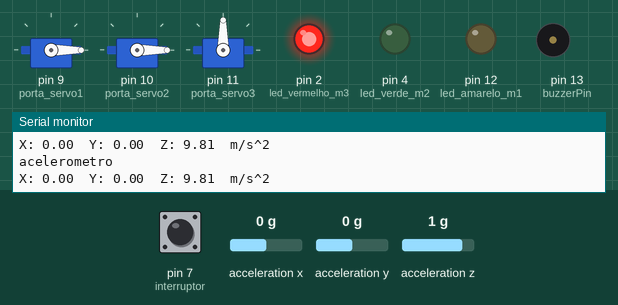
Recording of a sketch running on a simulated Arduino Uno, built with avr-gcc and run on an emulated ATmega328P. Parts: 3 × servo, output pins drawn as LEDs (lit = HIGH), buzzer (waves = sounding), the last lines printed to the serial monitor. Inputs (shaded band) come from the test bench; at power-on: pin 7 (interruptor) LOW, acceleration x 0 g, acceleration y 0 g, acceleration z 1 g.

Above: at 1.2 s.
1.3 s: pin 7 (interruptor) pulled HIGH for 0.15 s
At 1.8 s:
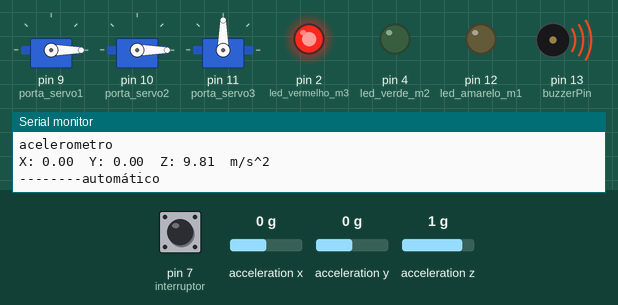
4.4 s: acceleration x set to 0.2 g
At 4.8 s:
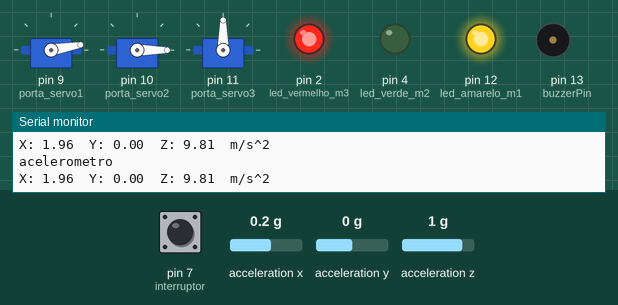
7.4 s: acceleration y set to 0.2 g
At 8.5 s:
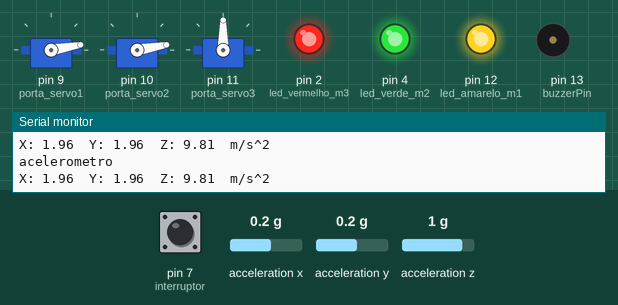
8.9 s: acceleration z set to -1.4 g
At 9.6 s:
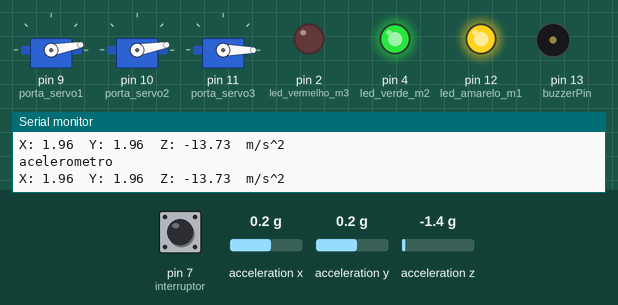
10.4 s: pin 7 (interruptor) pulled HIGH for 1 s
At 10.9 s:
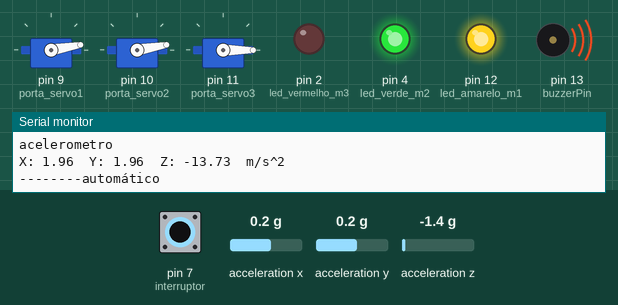
14.4 s: pin 7 (interruptor) pulled HIGH for 3.2 s
At 17.42 s:
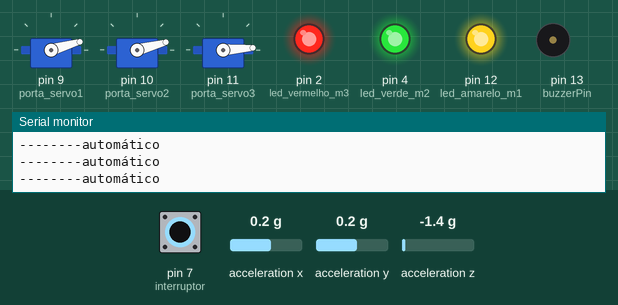
Timing chart, 0 to 19.1 s (numbered marks = the images above; inputs shaded):
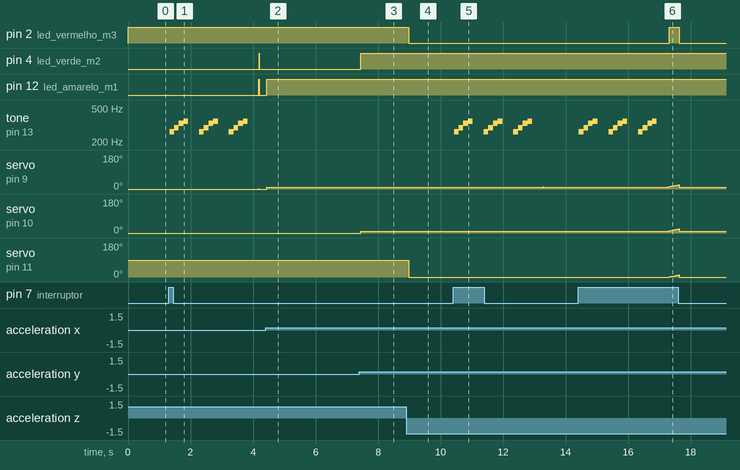

Measured:
- the behaviour switches between 0 and 0.1 g on acceleration x (found by bisection; images 1 and 2)
- the behaviour switches between 0 and 0.1 g on acceleration y (found by bisection; images 2 and 3)
- after the input at 1.3 s, pin 4 (led_verde_m2): LOW → HIGH after 2.9 s, → LOW 0.01 s later; pin 12 (led_amarelo_m1): LOW → HIGH after 2.9 s, → LOW 0.02 s later
- after the input at 4.4 s, pin 12 (led_amarelo_m1): LOW → HIGH at once; servo on pin 9 (porta_servo1): 0° → 10° at once
- after the input at 7.4 s, pin 4 (led_verde_m2): LOW → HIGH after 0.05 s; servo on pin 10 (porta_servo2): 0° → 10° after 0.05 s
- after the input at 8.9 s, pin 2 (led_vermelho_m3): HIGH → LOW after 0.08 s; servo on pin 11 (porta_servo3): 90° → 0° after 0.08 s
- after the input at 10.4 s, tone on pin 13 (buzzerPin): silent → 262 Hz at once, then repeats every 0.95 s: 294 Hz 0.15 s, 330 Hz 0.15 s, 349 Hz 0.15 s, silent 0.35 s, 262 Hz 0.15 s, until it stays silent from 12.9 s; servo on pin 9 (porta_servo1): 10° → 11° after 2.9 s, → 10° 0.02 s later
- after the input at 14.4 s, pin 2 (led_vermelho_m3): LOW → HIGH after 2.9 s, → LOW 0.32 s later; tone on pin 13 (buzzerPin): silent → 262 Hz at once, then repeats every 0.95 s: 294 Hz 0.15 s, 330 Hz 0.15 s, 349 Hz 0.15 s, silent 0.35 s, 262 Hz 0.15 s, until it stays silent from 16.9 s

The sketch:

spherical_parallel_actuator.ino
```cpp
// ##########################################################################
// ################## Spherical_Parallel_Actuator ###########################
// ##########################################################################

//http://fluxogramadigital.pt/project_arduino.html
//info@fluxogramadigital.pt


#include <Servo.h>
#include <Wire.h>
#include <Adafruit_Sensor.h>
#include <Adafruit_ADXL345_U.h>
Adafruit_ADXL345_Unified accel = Adafruit_ADXL345_Unified();

int i,j;

//leds
const int led_amarelo_m1=12; //motor1
const int led_verde_m2=4; //motor2
const int led_vermelho_m3=2; //motor3

const int interruptor=7;


//buzzer
const int buzzerPin=13;
const int tones[]={262, 294, 330, 349};
bool parar_alarme;

Servo ServoMotor1;
Servo ServoMotor2;
Servo ServoMotor3;

int acel_X;
int acel_Y;
int acel_Z;

const int porta_servo1=9;
const int porta_servo2=10;
const int porta_servo3=11;

int pos_inicial=0;

int angulo_m1=0;
int angulo_m2=0;
int angulo_m3=0;

//## movimento automático ##
int pos_final_m1=110;
int pos_final_m2=70;
int pos_final_m3=50;

int delay_m1=10;
int delay_m2=10;
int delay_m3=10;
//###############


void setup(){

  pinMode(interruptor, INPUT); //--interruptor

  pinMode(led_amarelo_m1, OUTPUT); // ---leds
  pinMode(led_verde_m2, OUTPUT);
  pinMode(led_vermelho_m3, OUTPUT);

  pinMode(buzzerPin, OUTPUT); //-- buzzer

  Serial.begin(9600);

  preparar_servo_motores();

  detetar_acelerometro();

  parar_alarme=false;

}

void loop(){

  if ((digitalRead(interruptor) == true)) {
    Serial.println("--------automático");
    //tocar alarme de aviso para inicio de movimentação automática
    alarme();

    //###########  mover automáticamente  ###########
    mover_m1();
    mover_m2();
    mover_m3();


    } else if ((digitalRead(interruptor) == false)) {
      Serial.println("acelerometro");
      //###########  mover com acelerometro  ###########
      mover_com_acelerometro();
      parar_alarme=false;


    }


}

void mover_com_acelerometro(){
  //---------- acelerometro
  sensors_event_t event;
  accel.getEvent(&event);
  Serial.print("X: "); Serial.print(event.acceleration.x); Serial.print("  ");
  Serial.print("Y: "); Serial.print(event.acceleration.y); Serial.print("  ");
  Serial.print("Z: "); Serial.print(event.acceleration.z); Serial.print("  ");
  Serial.println("m/s^2 ");
  //delay(100);

//controlar os leds de acordo com o motor que vai ser ativado
  if(event.acceleration.x>0){ //MOTOR1
    digitalWrite(led_amarelo_m1, HIGH);
  }else{
    digitalWrite(led_amarelo_m1, LOW);
  }

   if(event.acceleration.y>0){ //MOTOR2
     digitalWrite(led_verde_m2, HIGH);
  }else{
    digitalWrite(led_verde_m2, LOW);
  }

   if(event.acceleration.z>0){ //MOTOR3
     digitalWrite(led_vermelho_m3, HIGH);
  }else{
    digitalWrite(led_vermelho_m3, LOW);
  }

  //---------- mover servos com cada eixo do acelerometro
  acel_X=event.acceleration.x;
  angulo_m1=map(acel_X, 0, 10, 0, 100);
  ServoMotor1.write(angulo_m1);

  acel_Y=event.acceleration.y;
  angulo_m2=map(acel_Y, 0, 10, 0, 100);
  ServoMotor2.write(angulo_m2);

  acel_Z=event.acceleration.z;
  angulo_m3=map(acel_Z, 0, 10, 0, 100);
  ServoMotor3.write(angulo_m3);

  delay(20);

}

void mover_m1(){
  if (angulo_m1>=pos_inicial && angulo_m1<pos_final_m1){
    angulo_m1+=1;
    ServoMotor1.write(angulo_m1);
    digitalWrite(led_amarelo_m1, HIGH);
    delay(delay_m1);
  } else {
    ServoMotor1.write(pos_inicial);
    angulo_m1=0;
    digitalWrite(led_amarelo_m1, LOW);
  }
}


void mover_m2(){
  if (angulo_m2>=pos_inicial && angulo_m2<pos_final_m2){
    angulo_m2+=1;
    ServoMotor2.write(angulo_m2);
    digitalWrite(led_verde_m2, HIGH);
    delay(delay_m2);
  } else {
    ServoMotor2.write(pos_inicial);
    angulo_m2=0;
    digitalWrite(led_verde_m2, LOW);
  }
}

void mover_m3(){
  if (angulo_m3>=pos_inicial && angulo_m3<pos_final_m3){
    angulo_m3+=1;
    ServoMotor3.write(angulo_m3);
    digitalWrite(led_vermelho_m3, HIGH);
    delay(delay_m3);
  } else {
    ServoMotor3.write(pos_inicial);
    angulo_m3=0;
    digitalWrite(led_vermelho_m3, LOW);
  }
}

void preparar_servo_motores(){

  ServoMotor1.attach(porta_servo1);
  ServoMotor1.write(pos_inicial);

  ServoMotor2.attach(porta_servo2);
  ServoMotor2.write(pos_inicial);

  ServoMotor3.attach(porta_servo3);
  ServoMotor3.write(pos_inicial);
}

void detetar_acelerometro(){
  // -------------- detetar acelerometro
  if(!accel.begin())
   {
      Serial.println("Sensor não encontrado");
      while(1);
   }
}

void alarme(){

if(parar_alarme==false){

  for(j=0;j<3;j++){//repetir 3 vezes o toque de alarme
    for(i=0;i<4;i++){ //usar 4 tons
     tone(buzzerPin, tones[i]);
     delay(150);
     noTone(buzzerPin);
    }
    delay(350);
  }
  parar_alarme=true;//parar o alarme até que voltemos ao modo manual

}
}
```
